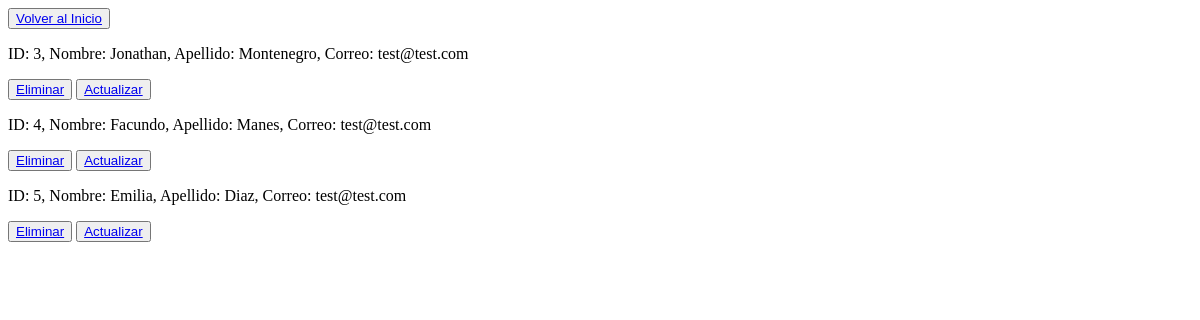
The page /mostrar_profesores/ on the database as committed earlier.
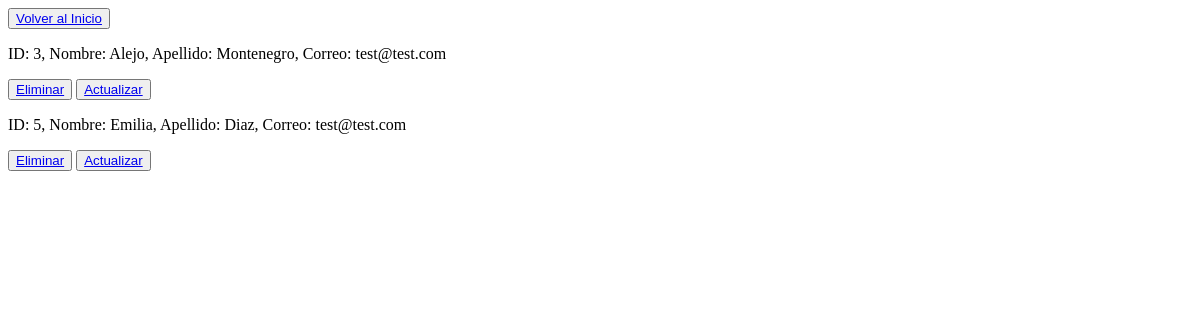
The same page on the database as committed later.
### AppCoder/models.py (models this page shows, shortened)
class Profesor(models.Model):
    nombre = models.CharField(max_length=40)
    apellido = models.CharField(max_length=40)
    email = models.EmailField()
    profesion = models.CharField(max_length=40)
    def __str__(self):
        return f'ID: {self.id}, Nombre: {self.nombre}, Apellido: {self.apellido}, Correo: {self.email}'

### AppCoder/views.py (the view)
# urls.py: path("mostrar_profesores/", views.mostrar_profesores, name='Mostrar Profesor'),
def mostrar_profesores(request):
    profesores = Profesor.objects.all
    context = {'profesores': profesores}
    return render(request, 'mostrar_profesores.html', context= context)

### AppCoder/templates/mostrar_profesores.html (shortened to what this page needs)
<button>
    <a class="btn btn-primary" href="{% url 'Home' %}">Volver al Inicio</a>
</button>
{% for profesor in  profesores %}
    <p>{{ profesor }} </p>
    <button>
       <a href= {% url 'Eliminar Profesor' id_profesor=profesor.id %}> Eliminar </a>
    </button>
    <button>
        <a href= {% url 'Actualizar Profesor' id_profesor=profesor.id %}> Actualizar </a>
     </button>
{% endfor %}

Rows that differ between the two databases and show on the page:
removed Profesor: id+nombre+apellido "ID: 4, Nombre: Facundo, Apellido: Manes, Correo: test@test.com"
changed Profesor: id+nombre+apellido "ID: 3, Nombre: Jonathan, Apellido: Montenegro, Correo: test@test.com" → "ID: 3, Nombre: Alejo, Apellido: Montenegro, Correo: test@test.com"
